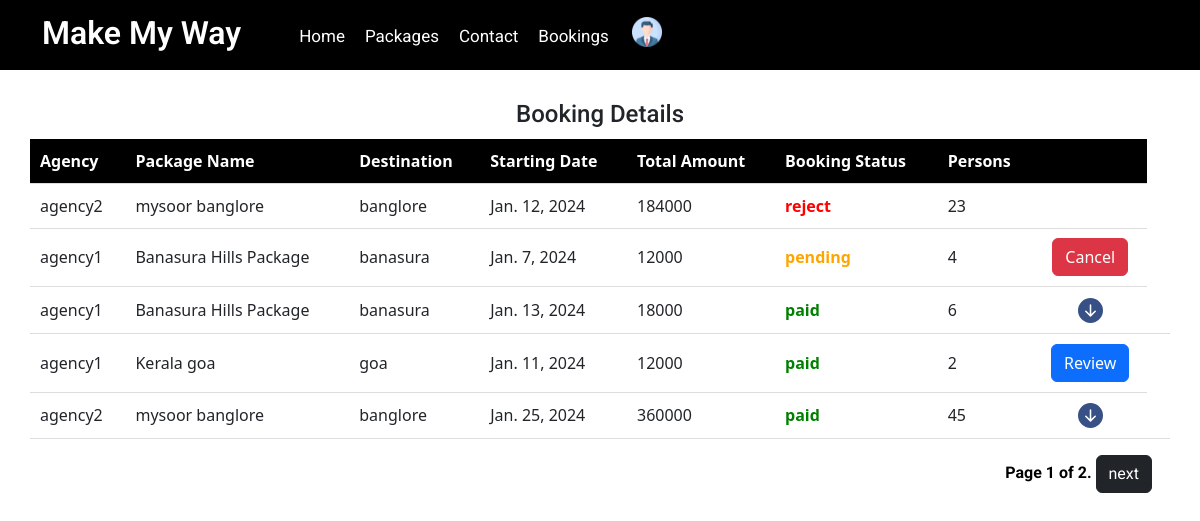
/userviewbookings (signed in), run on an earlier commit of the app's database.
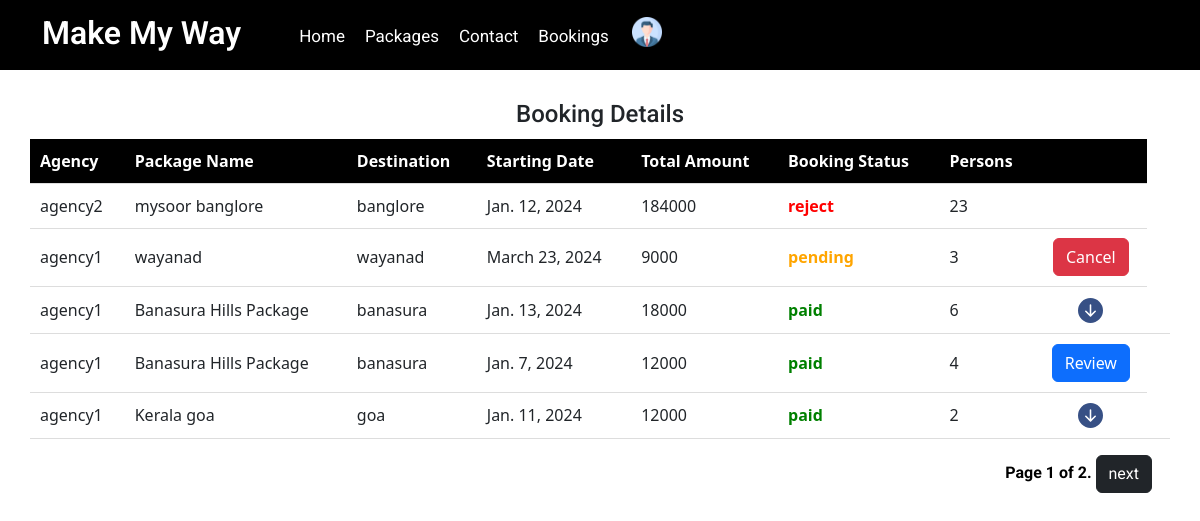
And on a later commit of the database.
### app/models.py (models this page shows, shortened)
class Booking(models.Model):
    booking_status = (
        ('booked', 'booked'),
        ('pending', 'pending'),
        ('reject', 'reject'),
    )
    user_id = models.ForeignKey(CustomUser, on_delete=models.CASCADE)
    package_id = models.ForeignKey(Package, on_delete=models.CASCADE)
    name = models.CharField(max_length=50)
    no_of_people = models.IntegerField()
    booking_date = models.DateField()
    date = models.DateTimeField(auto_now_add=True)
    status = models.CharField(choices=booking_status, default='pending', max_length=50)
    total_amount = models.IntegerField()
    rating = models.IntegerField(null=True, blank=True)
    review = models.CharField(max_length=200, null=True, blank=True)

class Package(models.Model):
    user_id = models.ForeignKey(CustomUser, on_delete=models.CASCADE)
    package_name = models.CharField(max_length=100)
    img1 = models.FileField(upload_to='package')
    img2 = models.FileField(upload_to='package')
    img3 = models.FileField(upload_to='package')
    price = models.IntegerField()
    no_of_days = models.IntegerField()
    no_of_night = models.IntegerField()
    source = models.CharField(max_length=50)
    destination = models.CharField(max_length=50)
    description = models.CharField(max_length=200)

class CustomUser(AbstractUser):
    register_status = (
        ('approve', 'approve'),
        ('pending', 'pending'),
        ('reject', 'reject'),
    )
    phone_number = models.CharField(max_length=10)
    user_type = models.CharField(max_length=100)
    status = models.CharField(choices=register_status, default='pending', max_length=50)

### app/views.py (the view)
# urls.py: path('userviewbookings', views.userviewbookings, name="userviewbookings"),
@cache_control(no_cache=True, must_revalidate=True, no_store=True)
@login_required(login_url=Login)
def userviewbookings(request):
    User = CustomUser.objects.get(id=request.user.id)
    bookings_data = Booking.objects.filter(user_id=User).order_by('-status','-date')
    items_per_page = 5
    paginator = Paginator(bookings_data, items_per_page)
    page = request.GET.get('page', 1)
    try:
        packages = paginator.page(page)
    except PageNotAnInteger:
        packages = paginator.page(1)
    except EmptyPage:
        packages = paginator.page(paginator.num_pages)
    return render(request, 'User/Booking.html', {'bookings_data':packages, 'User':User})

### template/User/Booking.html (shortened to what the changed rows need)
<!doctype html>
<html lang="en">
  <head>
    {% load static %}
    <link rel="stylesheet" href="{% static 'css/style-starter.css' %}">
    <link rel="stylesheet" href="https://cdnjs.cloudflare.com/ajax/libs/font-awesome/4.7.0/css/font-awesome.min.css">
  <link href="https://cdn.jsdelivr.net/npm/bootstrap@5.3.2/dist/css/bootstrap.min.css" rel="stylesheet"
>
  </head>
<body id="home">
<section class=" w3l-header-4 header-sticky">
	<header id="site-header" class="fixed-top">
		<div class="container">
			<nav class="navbar navbar-expand-lg navbar-dark stroke">
				<h1><a class="navbar-brand" href="{% url 'userHome' %}">
					</span>Make My Way
				</a></h1>
				</div>
	  </header>
</section>
  <section>
    <table style="width: 95%;">
      <tr>
        <th>Agency</th>
        <th>Package Name</th>
        <th>Destination</th>
        <th>Starting Date</th>
        <th>Total Amount</th>
        <th>Booking Status</th>
        <th>Persons</th>
<th></th>
      </tr>
      {% for booking in bookings_data %}
      <tr>
        <td>{{ booking.package_id.user_id.username }}</td>
        <td>{{ booking.package_id.package_name }}</td>
        <td>{{ booking.package_id.destination }}</td>
        <td>{{ booking.booking_date }}</td>
        <td>{{ booking.total_amount }}</td>
        <td style="font-weight: bold;{% if booking.status == 'pending' %}color: orange;{% elif booking.status == 'approved' %}color: blue;{% elif booking.status == 'reject' %}color: red;{% elif booking.status == 'paid' %}color: green;{% endif %}">
          {{ booking.status }}
        </td>
        <td >{{ booking.no_of_people }}</td>
        <td style="text-align: center;">
          {% if booking.review %}
            <svg style="color: #375085;"  data-bs-toggle="collapse" data-bs-target="#bookingDetails{{ booking.id }}" aria-expanded="false" aria-controls="bookingDetails{{ booking.id }}" xmlns="http://www.w3.org/2000/svg" width="25" height="25" fill="currentColor" class="bi bi-arrow-down-circle-fill" viewBox="0 0 16 16">
              <path d="M16 8A8 8 0 1 1 0 8a8 8 0 0 1 16 0M8.5 4.5a.5.5 0 0 0-1 0v5.793L5.354 8.146a.5.5 0 1 0-.708.708l3 3a.5.5 0 0 0 .708 0l3-3a.5.5 0 0 0-.708-.708L8.5 10.293z"/>
            </svg>
        </td>
            <td>
            {% else %}
            {% if booking.status == "pending"  %}
            <form action="{% url 'cancel_booking' booking.id %}" method="post">
              <button type="button" class="btn btn-danger{% if booking.status == 'approved' %} d-none{% endif %}" data-bs-toggle="modal" data-bs-target="#cancelBooking">
                Cancel
              </button>
            </form>
            {% endif %}
          {% if booking.status == "approved" %}
          <div class="d-flex" style="gap: 20px;">
          <form action="{% url 'cancel_booking' booking.id %}" method="post">
            {% csrf_token %}
            <button type="button" class="btn btn-danger" data-bs-toggle="modal" data-bs-target="#cancelBooking">
              Cancel
            </button>
            <div class="modal fade" id="cancelBooking" data-bs-backdrop="static" data-bs-keyboard="false" tabindex="-1"
              aria-labelledby="staticBackdropLabel" aria-hidden="true">
              <div class="modal-dialog modal-dialog-centered">
                <div class="modal-content">
                  <div class="modal-body">
                    <h2 style="text-align: center;">Are you sure?</h2>
                  </div>
                  <div class="modal-footer">
                  <button type="submit" class="btn btn-primary">Yes</button>
                  <button type="button" class="btn btn-primary"  data-bs-dismiss="modal">No</button>
                  </div>
                </div>
              </div>
            </div>
          </form>
          <a href="{% url 'payments' id=booking.id %}"><button type="button"  class="btn btn-success"  data-bs-target="#staticBackdrop">
            Payment
          </button></a>
        </div>
          {% elif booking.status == "paid" %}
          <button type="button" class="btn btn-primary" data-bs-toggle="modal" data-bs-target="#staticBackdrop">
            Review
          </button>
          {% endif %}
          {% endif %}
          </td>
      </tr>
      {% endfor %}
    </table>
  </section>

What changed in the data, as far as the page shows it:
no longer on this page (row unchanged): Booking: package_id.user_id.username "agency2", package_id.package_name "mysoor banglore", package_id.destination "banglore", booking_date "Jan. 25, 2024", total_amount "360000", status "paid", no_of_people "45"
added Booking: package_id.user_id.username "agency1", package_id.package_name "wayanad", package_id.destination "wayanad", booking_date "March 23, 2024", total_amount "9000", status "pending", no_of_people "3", shows "Cancel"
shown differently, row unchanged: Booking "Jan. 13, 2024": moves up the list
changed Booking "Jan. 7, 2024": status "pending" → "paid"; status "Cancel" → "Review"
changed Booking "Jan. 11, 2024": no longer shows "Review"
